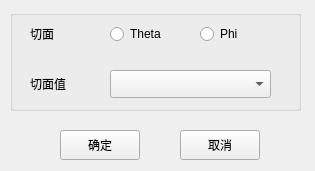
<?xml version="1.0" encoding="UTF-8"?>
<ui version="4.0">
 <class>frmFilter2dPolar</class>
 <widget class="QMainWindow" name="frmFilter2dPolar">
  <property name="geometry">
   <rect>
    <x>0</x>
    <y>0</y>
    <width>315</width>
    <height>171</height>
   </rect>
  </property>
  <property name="windowTitle">
   <string>2D方向图设置</string>
  </property>
  <widget class="QWidget" name="centralwidget">
   <widget class="QPushButton" name="btnOK">
    <property name="geometry">
     <rect>
      <x>60</x>
      <y>130</y>
      <width>80</width>
      <height>30</height>
     </rect>
    </property>
    <property name="text">
     <string>确定</string>
    </property>
   </widget>
   <widget class="QPushButton" name="btnCancel">
    <property name="geometry">
     <rect>
      <x>180</x>
      <y>130</y>
      <width>80</width>
      <height>30</height>
     </rect>
    </property>
    <property name="text">
     <string>取消</string>
    </property>
   </widget>
   <widget class="QGroupBox" name="gbxDomainPF">
    <property name="geometry">
     <rect>
      <x>10</x>
      <y>10</y>
      <width>291</width>
      <height>101</height>
     </rect>
    </property>
    <property name="title">
     <string/>
    </property>
    <widget class="QLabel" name="label">
     <property name="geometry">
      <rect>
       <x>20</x>
       <y>10</y>
       <width>71</width>
       <height>28</height>
      </rect>
     </property>
     <property name="text">
      <string>切面</string>
     </property>
    </widget>
    <widget class="QRadioButton" name="rdbTheta">
     <property name="geometry">
      <rect>
       <x>100</x>
       <y>10</y>
       <width>68</width>
       <height>28</height>
      </rect>
     </property>
     <property name="text">
      <string>Theta</string>
     </property>
    </widget>
    <widget class="QRadioButton" name="rdbPhi">
     <property name="geometry">
      <rect>
       <x>190</x>
       <y>10</y>
       <width>68</width>
       <height>28</height>
      </rect>
     </property>
     <property name="text">
      <string>Phi</string>
     </property>
    </widget>
    <widget class="QLabel" name="label_2">
     <property name="geometry">
      <rect>
       <x>20</x>
       <y>60</y>
       <width>41</width>
       <height>28</height>
      </rect>
     </property>
     <property name="text">
      <string>切面值</string>
     </property>
    </widget>
    <widget class="QComboBox" name="cbxValues">
     <property name="geometry">
      <rect>
       <x>100</x>
       <y>60</y>
       <width>161</width>
       <height>28</height>
      </rect>
     </property>
    </widget>
   </widget>
  </widget>
 </widget>
 <tabstops>
  <tabstop>btnOK</tabstop>
  <tabstop>btnCancel</tabstop>
 </tabstops>
 <resources/>
 <connections/>
</ui>
